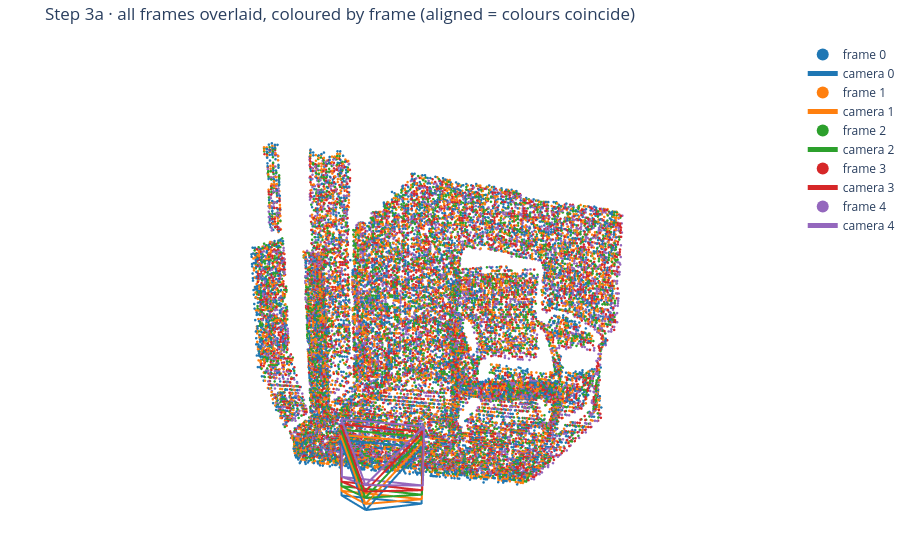

The cell this chart's notebook holds for it:
### Markdown cell above
## Step 3 · 多帧对齐检查（E0 核心）

三个互相印证的检查：

- **3a 叠加：** 5 帧各自反投影后按帧着色叠在一起；位姿正确时不同颜色互相重合，没有重影或错层。
- **3b 深度残差：** 把第 0 帧的点投影到第 j 帧，比较“投影得到的深度”和“第 j 帧实测深度”。同时设一个**对照组**：故意给第 4 帧用第 0 帧的位姿，模拟“位姿没读对”，确认这个指标真能发现错误。
- **3c 重投影图像：** 用深度和位姿把第 0 帧渲染到第 4 帧的视角，再与真实第 4 帧相减；正确时差异图接近全黑，错误位姿会在边缘处亮起。

### Code cell
traces = []
for f, colour in zip(frames, FRAME_COLOURS):
    pts, _ = backproject(f, stride=SAMPLE_STRIDE)
    traces += [points_trace(pts, colour, name=f"frame {f.index}", size=1.5, max_points=5000),
               frustum_trace(f, colour)]
fig = scene_figure(traces, "Step 3a · all frames overlaid, coloured by frame (aligned = colours coincide)")
save_html(fig, OUT / "step3a_overlay.html")
fig

### Figure 1 — Plotly figure (JSON) as saved in the notebook; plotly's stock layout.template omitted (floating-point values rounded to 4 significant figures; data arrays with more than 128 entries replaced by an {"elided": "..."} marker saying what was removed)
{"data": [{"marker": {"color": "#1f77b4", "size": 1.5}, "mode": "markers", "name": "frame 0", "type": "scatter3d", "visible": true, "x": {"elided": "5000 float values"}, "y": {"elided": "5000 float values"}, "z": {"elided": "5000 float values"}}, {"line": {"color": "#1f77b4", "width": 4}, "mode": "lines", "name": "camera 0", "type": "scatter3d", "x": [2.0, 1.848, 2.152, 2.0, 2.152, 1.848, 2.0, 1.848, 1.848, 2.152, 2.152], "y": [2.0, 1.886, 1.886, 2.0, 2.114, 2.114, 2.0, 1.886, 2.114, 2.114, 1.886], "z": [-0.3, -0.05, -0.05, -0.3, -0.05, -0.05, -0.3, -0.05, -0.05, -0.05, -0.05]}, {"marker": {"color": "#ff7f0e", "size": 1.5}, "mode": "markers", "name": "frame 1", "type": "scatter3d", "visible": true, "x": {"elided": "5000 float values"}, "y": {"elided": "5000 float values"}, "z": {"elided": "5000 float values"}}, {"line": {"color": "#ff7f0e", "width": 4}, "mode": "lines", "name": "camera 1", "type": "scatter3d", "x": [2.0, 1.849, 2.153, 2.0, 2.153, 1.849, 2.0, 1.849, 1.849, 2.153, 2.153], "y": [1.977, 1.866, 1.866, 1.977, 2.094, 2.094, 1.977, 1.866, 2.094, 2.094, 1.866], "z": [-0.3005, -0.04842, -0.04992, -0.3005, -0.05259, -0.05109, -0.3005, -0.04842, -0.05109, -0.05259, -0.04992]}, {"marker": {"color": "#2ca02c", "size": 1.5}, "mode": "markers", "name": "frame 2", "type": "scatter3d", "visible": true, "x": {"elided": "5000 float values"}, "y": {"elided": "5000 float values"}, "z": {"elided": "5000 float values"}}, {"line": {"color": "#2ca02c", "width": 4}, "mode": "lines", "name": "camera 2", "type": "scatter3d", "x": [1.999, 1.85, 2.154, 1.999, 2.154, 1.85, 1.999, 1.85, 1.85, 2.154, 2.154], "y": [1.954, 1.845, 1.845, 1.954, 2.073, 2.073, 1.954, 1.845, 2.073, 2.073, 1.845], "z": [-0.3016, -0.0475, -0.05043, -0.3016, -0.05584, -0.0529, -0.3016, -0.0475, -0.0529, -0.05584, -0.05043]}, {"marker": {"color": "#d62728", "size": 1.5}, "mode": "markers", "name": "frame 3", "type": "scatter3d", "visible": true, "x": {"elided": "5000 float values"}, "y": {"elided": "5000 float values"}, "z": {"elided": "5000 float values"}}, {"line": {"color": "#d62728", "width": 4}, "mode": "lines", "name": "camera 3", "type": "scatter3d", "x": [1.999, 1.851, 2.155, 1.999, 2.155, 1.851, 1.999, 1.851, 1.851, 2.155, 2.155], "y": [1.93, 1.825, 1.825, 1.93, 2.053, 2.053, 1.93, 1.825, 2.053, 2.053, 1.825], "z": [-0.3032, -0.04712, -0.05142, -0.3032, -0.05959, -0.05529, -0.3032, -0.04712, -0.05529, -0.05959, -0.05142]}, {"marker": {"color": "#9467bd", "size": 1.5}, "mode": "markers", "name": "frame 4", "type": "scatter3d", "visible": true, "x": {"elided": "5000 float values"}, "y": {"elided": "5000 float values"}, "z": {"elided": "5000 float values"}}, {"line": {"color": "#9467bd", "width": 4}, "mode": "lines", "name": "camera 4", "type": "scatter3d", "x": [2.001, 1.853, 2.158, 2.001, 2.158, 1.853, 2.001, 1.853, 1.853, 2.158, 2.158], "y": [1.905, 1.803, 1.803, 1.905, 2.031, 2.031, 1.905, 1.803, 2.031, 2.031, 1.803], "z": [-0.3054, -0.04759, -0.05281, -0.3054, -0.0639, -0.05868, -0.3054, -0.04759, -0.05868, -0.0639, -0.05281]}], "layout": {"height": 560, "legend": {"itemsizing": "constant"}, "margin": {"b": 0, "l": 0, "r": 0, "t": 40}, "scene": {"aspectmode": "data", "camera": {"eye": {"x": 0.25, "y": -0.35, "z": -1.35}, "up": {"x": 0, "y": -1, "z": 0}}, "xaxis": {"visible": false}, "yaxis": {"visible": false}, "zaxis": {"visible": false}}, "title": {"text": "Step 3a · all frames overlaid, coloured by frame (aligned = colours coincide)"}}}
